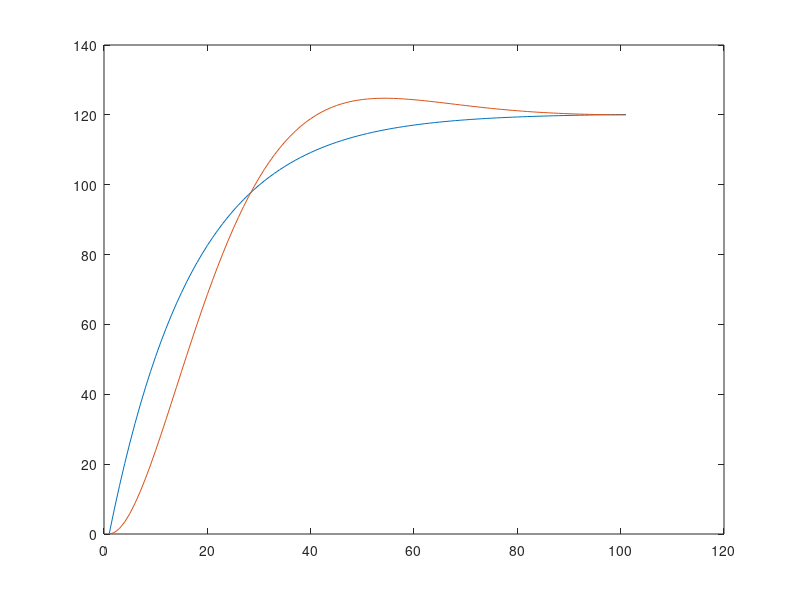

The MATLAB script that drew this image:
%pkg load control


%A =  2833503.99512;
%B =  3359.82171445;
%C =  18360.920369;

%A =  -193486006.196;
%B =  -227139.064677;
%C =  -1268758.61431;


%A=  20792.397543
%B=  25.2695060487
%C= 147.029170433

%A=  31221.9101993
%B=  36.0565536834
%C=  215.379515402

A=  13498.632753908936
B=  15.251540710450318
C=  112.3790377204892


s = [1 B C]
roots(s)
pause()
%read csv and get real stuff

%Z = real(Z)
myG1 = tf(0.068*[A],[1 7.6258])
k1=step(myG1)
plot(k1)
pause()
hold on;

myG = tf(1*[A],[1 B C])
k = step(myG)
%k = lsim(myG, )
plot(k)

%print -djpg image.jpg
pause()